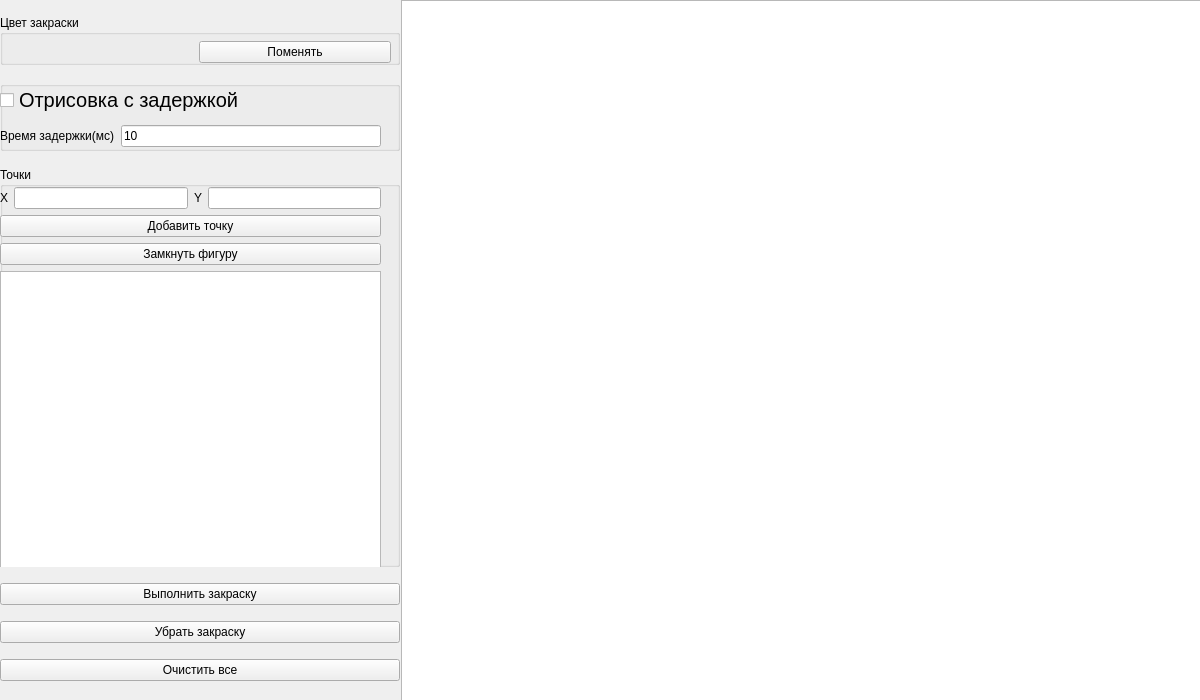
<?xml version="1.0" encoding="UTF-8"?>
<ui version="4.0">
 <class>MainWindow</class>
 <widget class="QMainWindow" name="MainWindow">
  <property name="geometry">
   <rect>
    <x>0</x>
    <y>0</y>
    <width>1200</width>
    <height>700</height>
   </rect>
  </property>
  <property name="windowTitle">
   <string>MainWindow</string>
  </property>
  <widget class="QWidget" name="centralwidget">
   <widget class="QWidget" name="horizontalLayoutWidget">
    <property name="geometry">
     <rect>
      <x>0</x>
      <y>0</y>
      <width>1201</width>
      <height>702</height>
     </rect>
    </property>
    <layout class="QHBoxLayout" name="horizontalLayout" stretch="2,4">
     <property name="spacing">
      <number>1</number>
     </property>
     <item>
      <layout class="QVBoxLayout" name="verticalLayout_2">
       <property name="spacing">
        <number>-1</number>
       </property>
       <item>
        <widget class="QGroupBox" name="groupBox">
         <property name="maximumSize">
          <size>
           <width>16777215</width>
           <height>50</height>
          </size>
         </property>
         <property name="title">
          <string>Цвет закраски</string>
         </property>
         <widget class="QWidget" name="horizontalLayoutWidget_2">
          <property name="geometry">
           <rect>
            <x>0</x>
            <y>20</y>
            <width>391</width>
            <height>34</height>
           </rect>
          </property>
          <layout class="QHBoxLayout" name="horizontalLayout_2">
           <item>
            <widget class="QWidget" name="fill_color_preview" native="true"/>
           </item>
           <item>
            <widget class="QPushButton" name="btn_fill_color_change">
             <property name="text">
              <string>Поменять</string>
             </property>
            </widget>
           </item>
          </layout>
         </widget>
        </widget>
       </item>
       <item>
        <widget class="QGroupBox" name="groupBox_3">
         <property name="maximumSize">
          <size>
           <width>16777215</width>
           <height>70</height>
          </size>
         </property>
         <property name="title">
          <string/>
         </property>
         <widget class="QWidget" name="verticalLayoutWidget">
          <property name="geometry">
           <rect>
            <x>0</x>
            <y>0</y>
            <width>381</width>
            <height>71</height>
           </rect>
          </property>
          <layout class="QVBoxLayout" name="verticalLayout">
           <item>
            <widget class="QCheckBox" name="is_delay">
             <property name="font">
              <font>
               <pointsize>15</pointsize>
              </font>
             </property>
             <property name="text">
              <string>Отрисовка с задержкой</string>
             </property>
             <property name="tristate">
              <bool>false</bool>
             </property>
            </widget>
           </item>
           <item>
            <layout class="QHBoxLayout" name="horizontalLayout_4">
             <item>
              <widget class="QLabel" name="label_3">
               <property name="text">
                <string>Время задержки(мс)</string>
               </property>
              </widget>
             </item>
             <item>
              <widget class="QLineEdit" name="delay_time">
               <property name="text">
                <string>10</string>
               </property>
              </widget>
             </item>
            </layout>
           </item>
          </layout>
         </widget>
        </widget>
       </item>
       <item>
        <widget class="QGroupBox" name="groupBox_2">
         <property name="maximumSize">
          <size>
           <width>16777215</width>
           <height>400</height>
          </size>
         </property>
         <property name="title">
          <string>Точки</string>
         </property>
         <widget class="QWidget" name="verticalLayoutWidget_2">
          <property name="geometry">
           <rect>
            <x>0</x>
            <y>20</y>
            <width>381</width>
            <height>381</height>
           </rect>
          </property>
          <layout class="QVBoxLayout" name="verticalLayout_3">
           <item>
            <layout class="QHBoxLayout" name="horizontalLayout_10">
             <item>
              <widget class="QLabel" name="label_2">
               <property name="text">
                <string>X</string>
               </property>
              </widget>
             </item>
             <item>
              <widget class="QLineEdit" name="input_x"/>
             </item>
             <item>
              <widget class="QLabel" name="label">
               <property name="text">
                <string>Y</string>
               </property>
              </widget>
             </item>
             <item>
              <widget class="QLineEdit" name="input_y"/>
             </item>
            </layout>
           </item>
           <item>
            <widget class="QPushButton" name="btn_add_dot">
             <property name="text">
              <string>Добавить точку</string>
             </property>
            </widget>
           </item>
           <item>
            <widget class="QPushButton" name="btn_close_figure">
             <property name="text">
              <string>Замкнуть фигуру</string>
             </property>
            </widget>
           </item>
           <item>
            <widget class="QPlainTextEdit" name="figures_list">
             <property name="readOnly">
              <bool>true</bool>
             </property>
            </widget>
           </item>
          </layout>
         </widget>
        </widget>
       </item>
       <item>
        <widget class="QPushButton" name="btn_fill">
         <property name="text">
          <string>Выполнить закраску</string>
         </property>
        </widget>
       </item>
       <item>
        <widget class="QPushButton" name="btn_remove_fill">
         <property name="text">
          <string>Убрать закраску</string>
         </property>
        </widget>
       </item>
       <item>
        <widget class="QPushButton" name="btn_clear">
         <property name="text">
          <string>Очистить все</string>
         </property>
        </widget>
       </item>
      </layout>
     </item>
     <item>
      <widget class="QGraphicsView" name="graphicsView">
       <property name="sizePolicy">
        <sizepolicy hsizetype="Preferred" vsizetype="Expanding">
         <horstretch>0</horstretch>
         <verstretch>0</verstretch>
        </sizepolicy>
       </property>
       <property name="minimumSize">
        <size>
         <width>800</width>
         <height>700</height>
        </size>
       </property>
      </widget>
     </item>
    </layout>
   </widget>
  </widget>
 </widget>
 <resources/>
 <connections/>
</ui>
